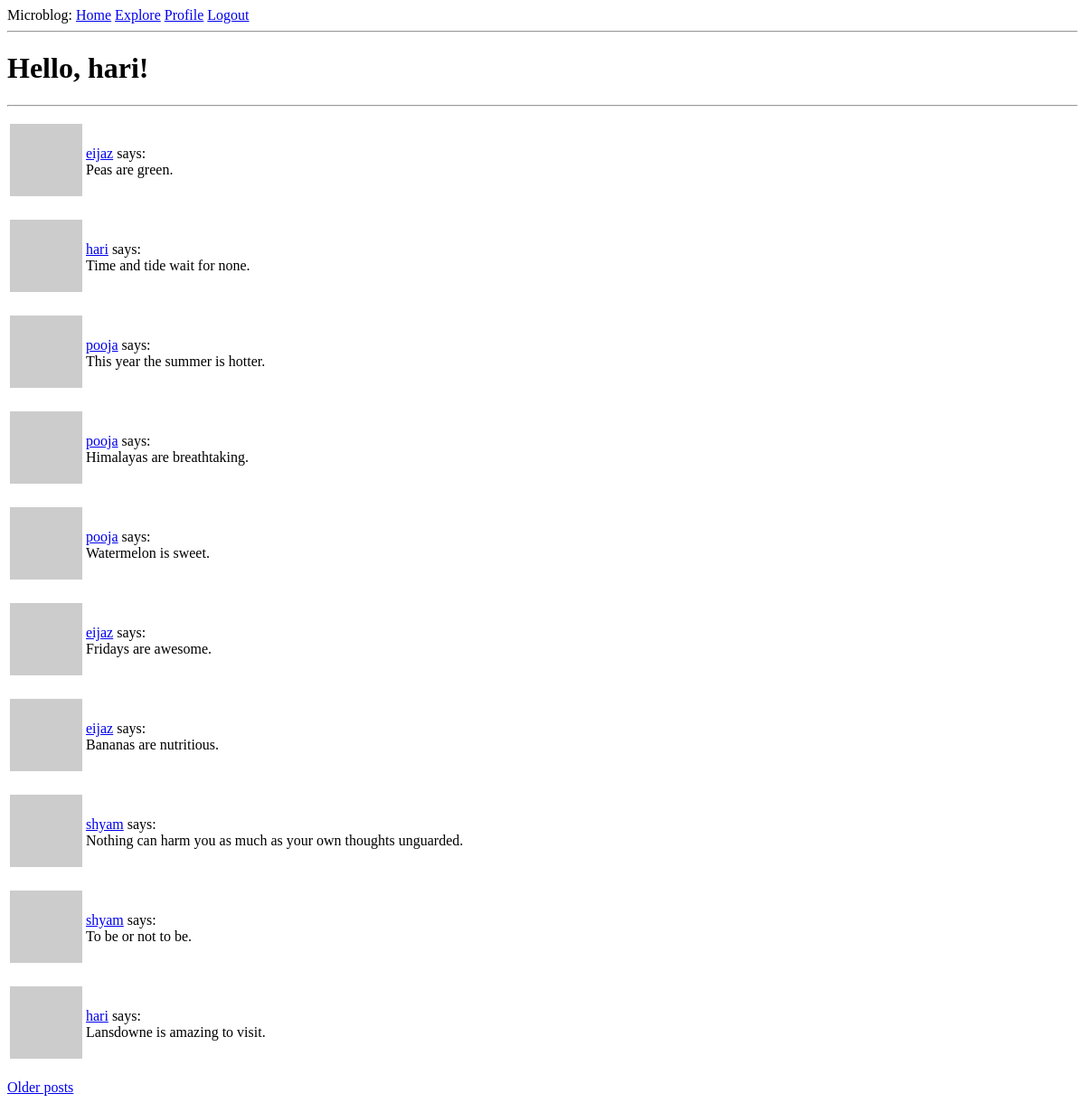
The page /explore (signed in) on the database as committed earlier.
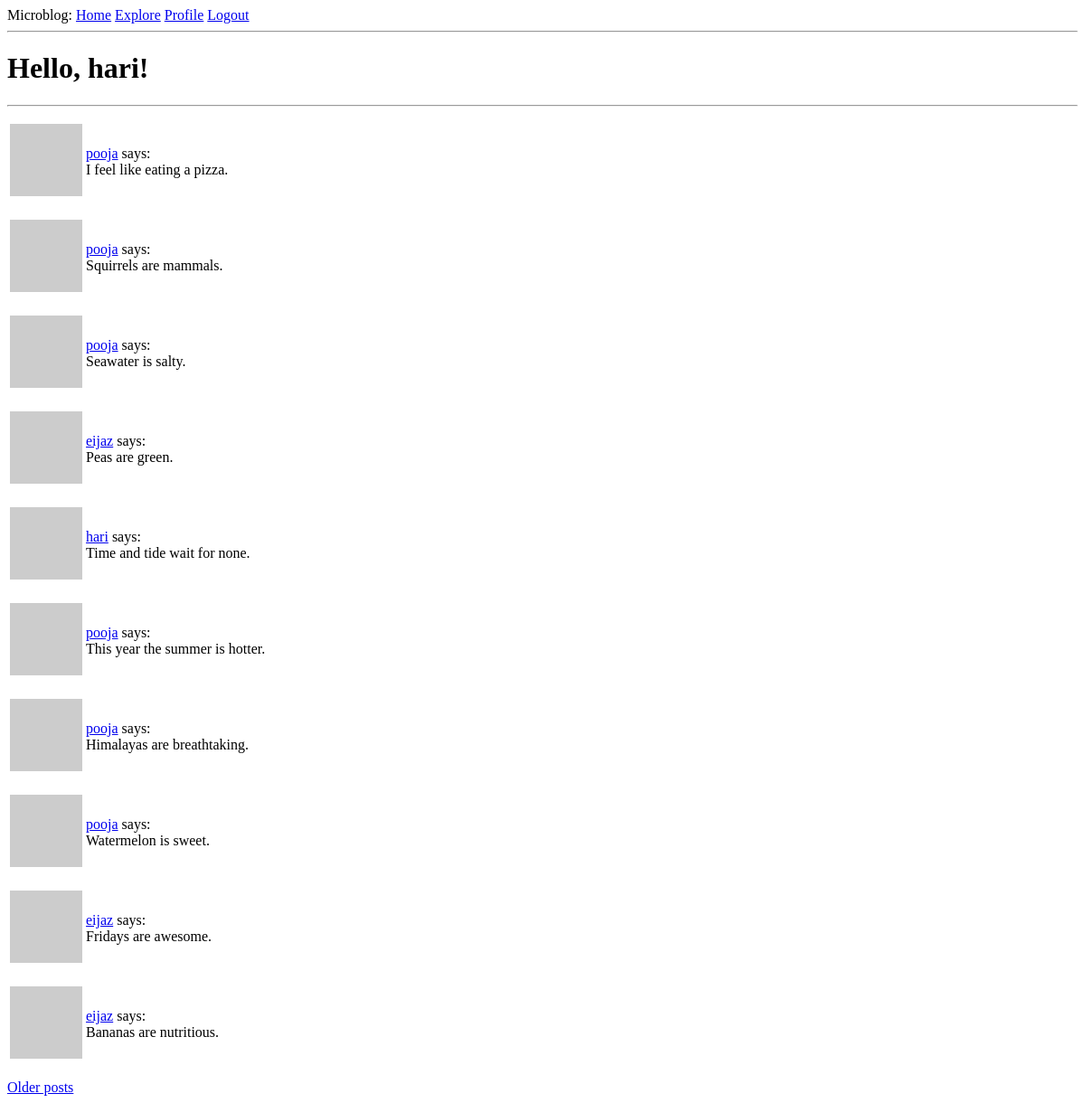
The same page on the database as committed later.
### app/models.py (models this page shows, shortened)
class Post(db.Model):
    id = db.Column(db.Integer(), primary_key=True)
    timestamp = db.Column(db.DateTime(), index=True, default=datetime.utcnow)
    body = db.Column(db.String(140))
    user_id = db.Column(db.Integer(), db.ForeignKey('user.id'))

class User(UserMixin, db.Model):
    id = db.Column(db.Integer, primary_key=True)
    username = db.Column(db.String(32), index = True, unique = True)
    email = db.Column(db.String(32), index = True, unique = True)
    password_hash = db.Column(db.String(32))
    post = db.relationship('Post', backref='author', lazy='dynamic')
    about_me = db.Column(db.String(140))
    last_seen = db.Column(db.DateTime, default=datetime.utcnow())
    followed = db.relationship('User',
            secondary=followers,
            primaryjoin=(followers.c.follower_id == id),
            secondaryjoin=(followers.c.followed_id == id),
            backref=db.backref('followers', lazy='dynamic'),
            lazy='dynamic')
    def avatar(self, size):
        digest = md5(self.email.lower().encode('utf-8')).hexdigest()
        return \
            'https://gravatar.com/avatar/{}?size={}&default=robohash' \
            .format(digest, size)

### app/routes.py (the view)
@app.route('/explore')
@login_required
def explore():
    page = request.args.get('page', 1, type=int)
    posts = Post.query.order_by(Post.timestamp.desc()).paginate(
            page, app.config['POSTS_PER_PAGE'], False)
    prev_url, next_url = pagination_urls('explore', posts)
    return render_template('index.html', title='Explore', posts=posts.items,
            prev_url=prev_url, next_url=next_url)

### app/models.py (called while the page is built)
@login.user_loader
def load_user(id):
    return User.query.get(int(id))

### app/routes.py (called while the page is built)
@app.before_request
def before_request():
    if current_user.is_authenticated:
        current_user.last_seen = datetime.utcnow()
        db.session.commit()

def pagination_urls(route, obj):
    return url_for(route, page=obj.prev_num) if obj.has_prev else None,\
        url_for(route, page=obj.next_num) if obj.has_next else None,

### app/templates/index.html (shortened to what this page needs)
{% extends 'base.html' %}
{% block content %}
<h1>Hello, {{ current_user.username }}!</h1>
<hr>
{% for post in posts %}
<p>
{% include '_post.html' %}
</p>
{% endfor %}
{% if next_url %}
<a href={{ next_url }}>Older posts</a>
{% endif %}
{% endblock %}

### app/templates/_post.html
<table>
    <tr valign='center'>
        <td><img src='{{ post.author.avatar(36) }}'></td>
        <td>
            <a href="{{ url_for('user', username=post.author.username) }}">{{ post.author.username }}</a>
            says:<br>{{ post.body }}
        </td>
    </tr>
</table>

Rows that differ between the two databases and show on the page:
no longer on this page (row unchanged): Post: author.username "shyam", body "Nothing can harm you as much as your own thoughts unguarded."
no longer on this page (row unchanged): Post: author.username "shyam", body "To be or not to be."
no longer on this page (row unchanged): Post: author.username "hari", body "Lansdowne is amazing to visit."
added Post: author.username "pooja", body "I feel like eating a pizza."
added Post: author.username "pooja", body "Squirrels are mammals."
added Post: author.username "pooja", body "Seawater is salty."
